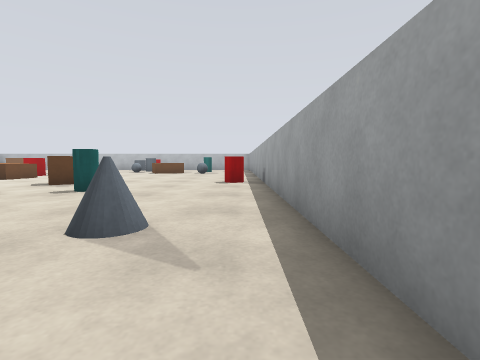
view 1 (above)

16 first-person views from a walk through a Gazebo world. The camera is 0.64 m above the floor, tilts 4° down and sees 85° across. The floor is counted in squares, 1 m on a side. Each view is taken from the middle of a square. On the plan, view 1 faces up. The plan holds only what a view shows up to about 9 squares ahead; the rest is blank.

view 2
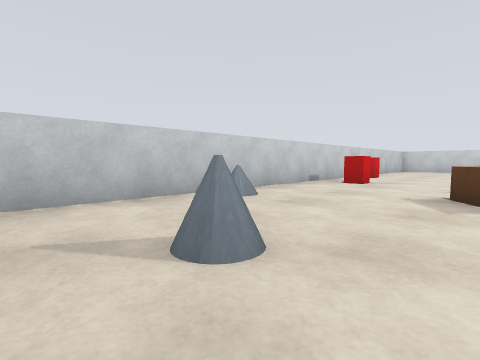

view 3
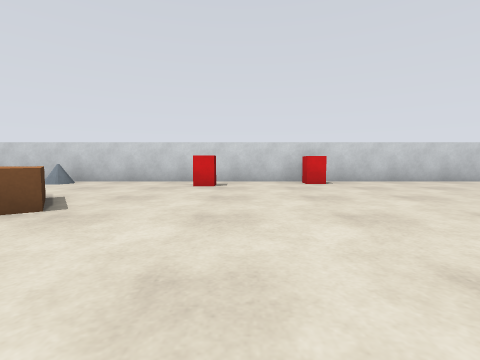

view 4
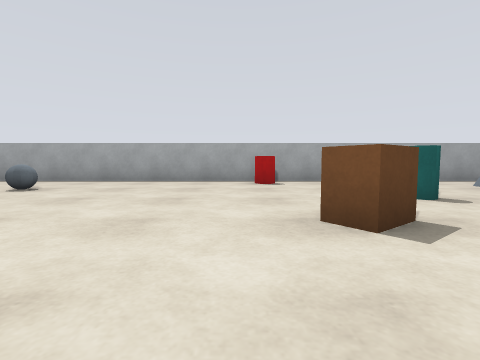

view 5
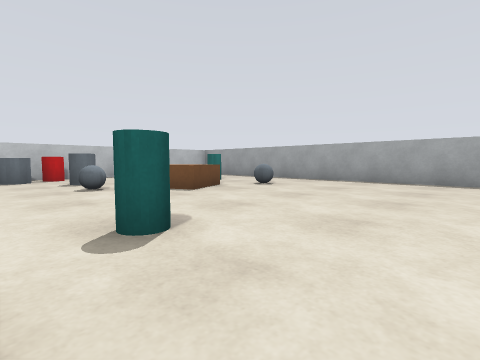

view 6
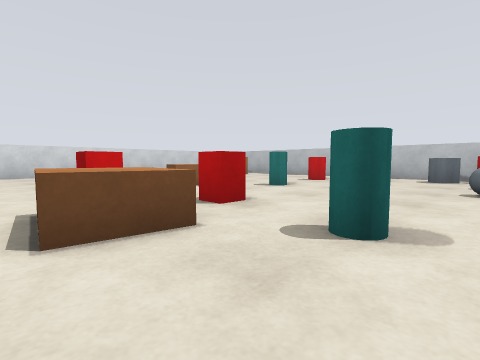

view 7
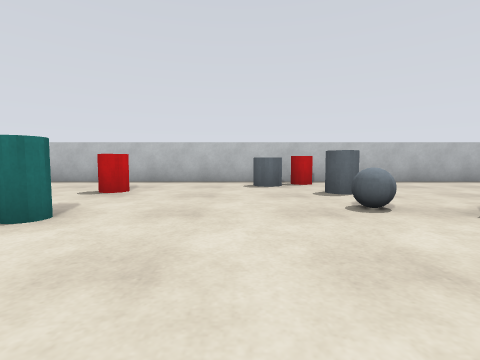

view 8
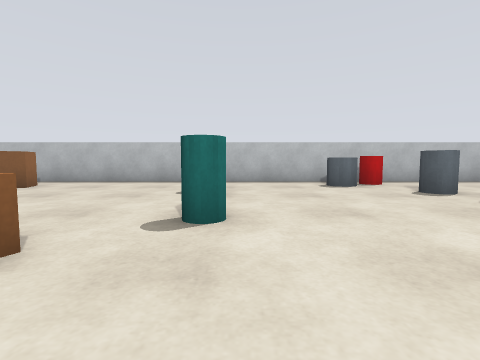

view 9
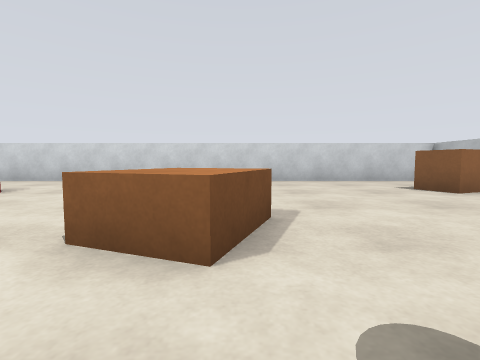

view 10
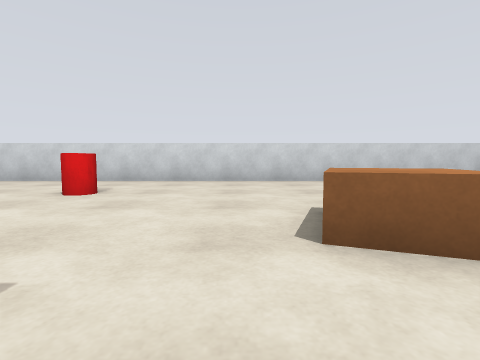

view 11
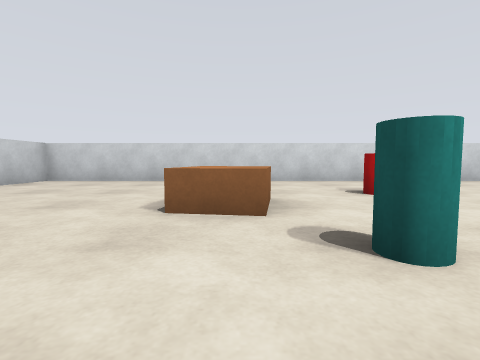

view 12
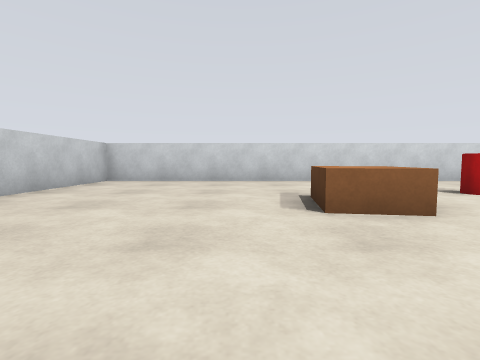

view 13
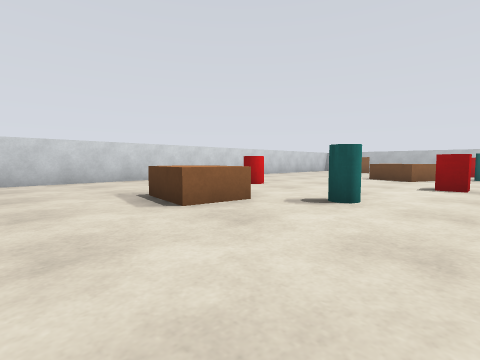

view 14
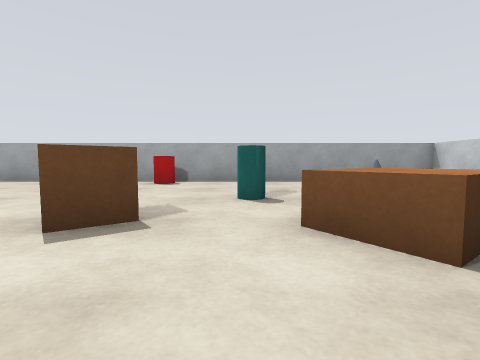

view 15
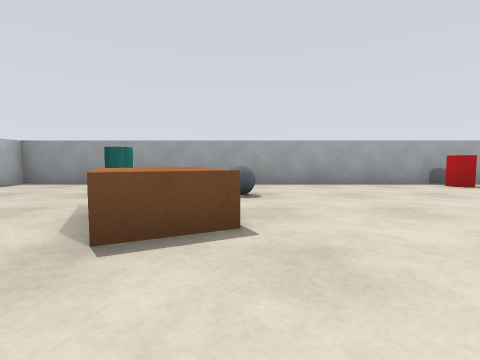

view 16
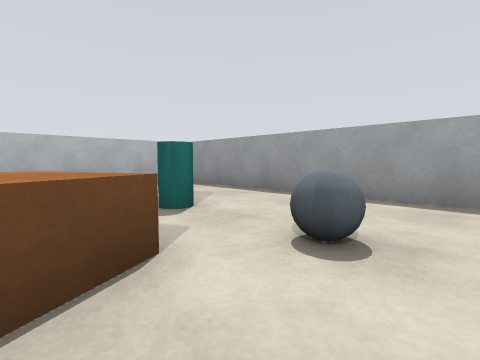

### Floor plan
Points are (right, up) in squares from view 1. A wall is a line through its corners. A room is listed if a view was taken in it or the views show most of it. See-through windows are left out.
Room 1 (view 1)
walls: (-0.5, -0.4) (0.7, -0.4) (0.7, 1.6)
ways out: opening at (-1, 0.5) to room 2; opening at (0, 2.5) to room 2
Room 2 (views 2, 3, 4, 5, 6, 7, 8, 9, 10, 11, 12, 13, 14, 15, 16)
walls: (0.7, 1.6) (0.7, 20.4) (-18, 20.4); (-18.7, 20.2) (-18.7, -0.4) (-0.5, -0.4)
ways out: opening at (-1, 0.5) to room 1; opening at (0, 2.5) to room 1
objects: brown box (-16, 18) to (-15, 19); brown box (-15, 5) to (-13, 6); red cylinder (-15, 9); brown box (-13, 13) to (-12, 14); cyan cylinder (-12, 7); red box (-11, 0); red box (-11, 10); red cylinder (-11, 18); brown box (-10, 10) to (-8, 10); cyan cylinder (-10, 15); red box (-9, 12); red box (-8, 1); cyan cylinder (-7, 11); grey cylinder (-7, 19); brown box (-6, 4) to (-5, 5); grey ball (-6, 16); grey cylinder (-6, 17); red cylinder (-6, 20); brown box (-5, 7) to (-5, 8); brown box (-5, 14) to (-3, 16); cyan cylinder (-3, 6); grey ball (-2, 14); cyan cylinder (-2, 16); red cylinder (0, 8)

Where each view was taken, in squares from view 1:
view 1: 0 up, 0 right, facing up
view 2: 4 up, 0 right, facing down-left
view 3: 8 up, 9 left, facing down
view 4: 9 up, 8 left, facing right
view 5: 9 up, 8 left, facing up-right
view 6: 9 up, 6 left, facing up-left
view 7: 12 up, 8 left, facing up
view 8: 12 up, 10 left, facing up
view 9: 14 up, 10 left, facing left
view 10: 12 up, 10 left, facing left
view 11: 6 up, 10 left, facing left
view 12: 4 up, 10 left, facing left
view 13: 3 up, 10 left, facing up-left
view 14: 6 up, 8 left, facing right
view 15: 14 up, 7 left, facing right
view 16: 13 up, 4 left, facing up-right
